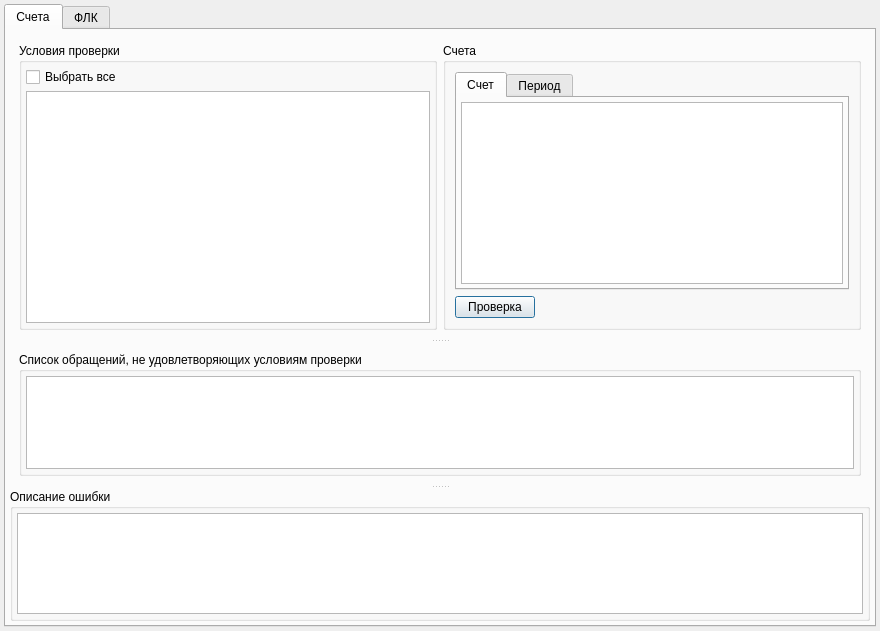
<?xml version="1.0" encoding="UTF-8"?>
<ui version="4.0">
 <class>AccountCheckDialog</class>
 <widget class="QDialog" name="AccountCheckDialog">
  <property name="windowModality">
   <enum>Qt::WindowModal</enum>
  </property>
  <property name="geometry">
   <rect>
    <x>0</x>
    <y>0</y>
    <width>880</width>
    <height>631</height>
   </rect>
  </property>
  <property name="windowTitle">
   <string>Проверка счетов</string>
  </property>
  <layout class="QGridLayout" name="gridLayout_4">
   <property name="margin">
    <number>4</number>
   </property>
   <property name="spacing">
    <number>4</number>
   </property>
   <item row="0" column="0">
    <widget class="QTabWidget" name="tabWidget">
     <property name="currentIndex">
      <number>0</number>
     </property>
     <widget class="QWidget" name="tabAccounts">
      <attribute name="title">
       <string>Счета</string>
      </attribute>
      <layout class="QGridLayout" name="gridLayout_7">
       <property name="margin">
        <number>4</number>
       </property>
       <property name="spacing">
        <number>4</number>
       </property>
       <item row="0" column="0">
        <widget class="QSplitter" name="splitter">
         <property name="orientation">
          <enum>Qt::Vertical</enum>
         </property>
         <widget class="QWidget" name="horizontalLayoutWidget">
          <layout class="QHBoxLayout" name="horizontalLayout">
           <property name="spacing">
            <number>6</number>
           </property>
           <item>
            <widget class="QGroupBox" name="groupBox">
             <property name="title">
              <string>Условия проверки</string>
             </property>
             <layout class="QGridLayout" name="gridLayout">
              <property name="margin">
               <number>4</number>
              </property>
              <property name="spacing">
               <number>4</number>
              </property>
              <item row="0" column="0">
               <widget class="QCheckBox" name="chkSelectAllCheckTypes">
                <property name="text">
                 <string>Выбрать все</string>
                </property>
                <property name="tristate">
                 <bool>true</bool>
                </property>
               </widget>
              </item>
              <item row="1" column="0">
               <widget class="QListWidget" name="listCheckTypes"/>
              </item>
             </layout>
            </widget>
           </item>
           <item>
            <widget class="QGroupBox" name="groupBox_2">
             <property name="title">
              <string>Счета</string>
             </property>
             <layout class="QVBoxLayout" name="verticalLayout">
              <item>
               <widget class="QTabWidget" name="twAccounts">
                <property name="currentIndex">
                 <number>0</number>
                </property>
                <widget class="QWidget" name="tabAccount">
                 <attribute name="title">
                  <string>Счет</string>
                 </attribute>
                 <layout class="QGridLayout" name="gridLayout_5">
                  <property name="margin">
                   <number>4</number>
                  </property>
                  <property name="spacing">
                   <number>4</number>
                  </property>
                  <item row="0" column="0">
                   <widget class="CTableView" name="tblAccounts">
                    <property name="editTriggers">
                     <set>QAbstractItemView::NoEditTriggers</set>
                    </property>
                    <property name="selectionBehavior">
                     <enum>QAbstractItemView::SelectRows</enum>
                    </property>
                   </widget>
                  </item>
                 </layout>
                </widget>
                <widget class="QWidget" name="tabPeriod">
                 <attribute name="title">
                  <string>Период</string>
                 </attribute>
                 <layout class="QGridLayout" name="gridLayout_6" columnstretch="1,3">
                  <property name="margin">
                   <number>4</number>
                  </property>
                  <property name="spacing">
                   <number>4</number>
                  </property>
                  <item row="4" column="1">
                   <widget class="COrgStructureComboBox" name="cmbOrgStructure"/>
                  </item>
                  <item row="4" column="0">
                   <widget class="QLabel" name="lblOrgStructure">
                    <property name="text">
                     <string>Подразделение</string>
                    </property>
                   </widget>
                  </item>
                  <item row="7" column="0">
                   <widget class="QLabel" name="lblEventType">
                    <property name="text">
                     <string>Тип события</string>
                    </property>
                   </widget>
                  </item>
                  <item row="7" column="1">
                   <widget class="CRBComboBox" name="cmbEventType"/>
                  </item>
                  <item row="6" column="0">
                   <widget class="QLabel" name="lblContract">
                    <property name="text">
                     <string>Договор</string>
                    </property>
                   </widget>
                  </item>
                  <item row="5" column="0">
                   <widget class="QLabel" name="lblFinance">
                    <property name="text">
                     <string>Тип финансирования</string>
                    </property>
                   </widget>
                  </item>
                  <item row="5" column="1">
                   <widget class="CRBComboBox" name="cmbFinance"/>
                  </item>
                  <item row="6" column="1">
                   <widget class="CDbComboBox" name="cmbContract"/>
                  </item>
                  <item row="0" column="0">
                   <widget class="QLabel" name="label">
                    <property name="text">
                     <string>Начало периода</string>
                    </property>
                   </widget>
                  </item>
                  <item row="1" column="0">
                   <widget class="QLabel" name="label_2">
                    <property name="text">
                     <string>Конец периода</string>
                    </property>
                   </widget>
                  </item>
                  <item row="10" column="0" colspan="2">
                   <spacer name="verticalSpacer">
                    <property name="orientation">
                     <enum>Qt::Vertical</enum>
                    </property>
                    <property name="sizeHint" stdset="0">
                     <size>
                      <width>20</width>
                      <height>40</height>
                     </size>
                    </property>
                   </spacer>
                  </item>
                  <item row="0" column="1">
                   <widget class="QDateEdit" name="dePeriodFrom">
                    <property name="calendarPopup">
                     <bool>true</bool>
                    </property>
                   </widget>
                  </item>
                  <item row="1" column="1">
                   <widget class="QDateEdit" name="dePeriodTo">
                    <property name="calendarPopup">
                     <bool>true</bool>
                    </property>
                   </widget>
                  </item>
                  <item row="8" column="0">
                   <widget class="QLabel" name="lblDoctor">
                    <property name="text">
                     <string>Врач</string>
                    </property>
                   </widget>
                  </item>
                  <item row="8" column="1">
                   <widget class="CPersonComboBoxEx" name="cmbFilterEventPerson">
                    <property name="enabled">
                     <bool>true</bool>
                    </property>
                   </widget>
                  </item>
                 </layout>
                </widget>
               </widget>
              </item>
              <item>
               <layout class="QHBoxLayout" name="horizontalLayout_3">
                <item>
                 <widget class="QPushButton" name="btnBeginCheck">
                  <property name="text">
                   <string>Проверка</string>
                  </property>
                 </widget>
                </item>
                <item>
                 <widget class="QLabel" name="lblResultCount">
                  <property name="text">
                   <string/>
                  </property>
                 </widget>
                </item>
                <item>
                 <spacer name="horizontalSpacer">
                  <property name="orientation">
                   <enum>Qt::Horizontal</enum>
                  </property>
                  <property name="sizeHint" stdset="0">
                   <size>
                    <width>40</width>
                    <height>20</height>
                   </size>
                  </property>
                 </spacer>
                </item>
               </layout>
              </item>
             </layout>
            </widget>
           </item>
          </layout>
         </widget>
         <widget class="QWidget" name="horizontalLayoutWidget_2">
          <layout class="QHBoxLayout" name="horizontalLayout_2">
           <item>
            <widget class="QGroupBox" name="groupBox_3">
             <property name="title">
              <string>Список обращений, не удовлетворяющих условиям проверки</string>
             </property>
             <layout class="QGridLayout" name="gridLayout_2">
              <property name="margin">
               <number>4</number>
              </property>
              <property name="spacing">
               <number>4</number>
              </property>
              <item row="4" column="1">
               <widget class="CTableView" name="tblAccountItems">
                <property name="selectionBehavior">
                 <enum>QAbstractItemView::SelectRows</enum>
                </property>
               </widget>
              </item>
             </layout>
            </widget>
           </item>
          </layout>
         </widget>
         <widget class="QGroupBox" name="groupBox_4">
          <property name="title">
           <string>Описание ошибки</string>
          </property>
          <layout class="QGridLayout" name="gridLayout_3">
           <property name="margin">
            <number>4</number>
           </property>
           <property name="spacing">
            <number>4</number>
           </property>
           <item row="0" column="0">
            <widget class="QTextEdit" name="textErrorDescription">
             <property name="acceptRichText">
              <bool>false</bool>
             </property>
             <property name="textInteractionFlags">
              <set>Qt::TextSelectableByKeyboard|Qt::TextSelectableByMouse</set>
             </property>
            </widget>
           </item>
          </layout>
         </widget>
        </widget>
       </item>
      </layout>
     </widget>
     <widget class="QWidget" name="tabFLC">
      <attribute name="title">
       <string>ФЛК</string>
      </attribute>
      <layout class="QGridLayout" name="gridLayout_8">
       <property name="margin">
        <number>4</number>
       </property>
       <property name="spacing">
        <number>4</number>
       </property>
       <item row="0" column="0">
        <widget class="CTableView" name="tblAccountItemsFLC">
         <property name="selectionBehavior">
          <enum>QAbstractItemView::SelectRows</enum>
         </property>
        </widget>
       </item>
       <item row="1" column="0">
        <layout class="QHBoxLayout" name="horizontalLayout_4">
         <item>
          <widget class="QPushButton" name="btnBeginCheckFLC">
           <property name="text">
            <string>Проверка</string>
           </property>
          </widget>
         </item>
         <item>
          <widget class="QPushButton" name="btnPrint">
           <property name="text">
            <string>Печать</string>
           </property>
          </widget>
         </item>
         <item>
          <widget class="QLabel" name="lblResultCountFLC">
           <property name="text">
            <string/>
           </property>
          </widget>
         </item>
         <item>
          <widget class="QLabel" name="lblResultCount_2">
           <property name="text">
            <string/>
           </property>
          </widget>
         </item>
         <item>
          <spacer name="horizontalSpacer_2">
           <property name="orientation">
            <enum>Qt::Horizontal</enum>
           </property>
           <property name="sizeHint" stdset="0">
            <size>
             <width>40</width>
             <height>20</height>
            </size>
           </property>
          </spacer>
         </item>
         <item>
          <widget class="QPushButton" name="btnNext">
           <property name="text">
            <string>Продолжить</string>
           </property>
          </widget>
         </item>
        </layout>
       </item>
      </layout>
     </widget>
    </widget>
   </item>
  </layout>
 </widget>
 <layoutdefault spacing="6" margin="9"/>
 <customwidgets>
  <customwidget>
   <class>CRBComboBox</class>
   <extends>QComboBox</extends>
   <header>library/crbcombobox.h</header>
  </customwidget>
  <customwidget>
   <class>CTableView</class>
   <extends>QTableView</extends>
   <header>library/TableView.h</header>
  </customwidget>
  <customwidget>
   <class>COrgStructureComboBox</class>
   <extends>QComboBox</extends>
   <header>Orgs/OrgStructComboBoxes.h</header>
  </customwidget>
  <customwidget>
   <class>CPersonComboBoxEx</class>
   <extends>QComboBox</extends>
   <header>Orgs/PersonComboBoxEx.h</header>
  </customwidget>
  <customwidget>
   <class>CDbComboBox</class>
   <extends>QComboBox</extends>
   <header>library/DbComboBox.h</header>
  </customwidget>
 </customwidgets>
 <resources/>
 <connections/>
</ui>
